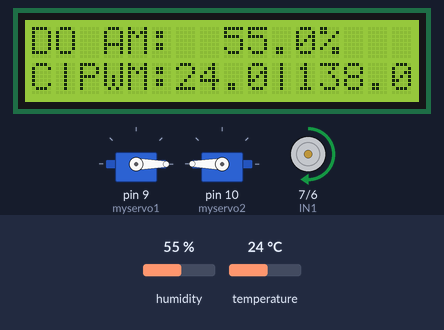
A sketch run on a simulated Arduino Uno, built with avr-gcc and run on an emulated ATmega328P. Parts: 16×2 character LCD, 2 × servo, motor-driver pin pairs drawn as motors (green arrow = first pin HIGH = forward, orange = second pin HIGH = backward, longer = more drive, scaled by the enable pin). Inputs (shaded band) come from the test bench; at power-on: temperature 24 °C, humidity 55 %. What the sketch prints to the serial monitor is not drawn.

Above: at 1.2 s.
1.3 s: temperature set to 41 °C
At 3.5 s:
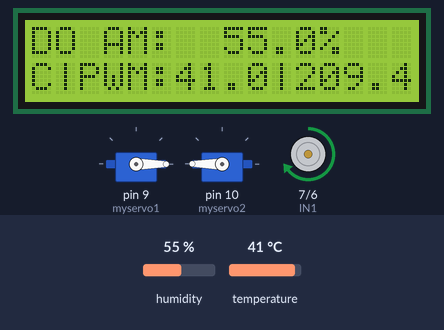
5.2 s: humidity set to 78 %
At 8.4 s:
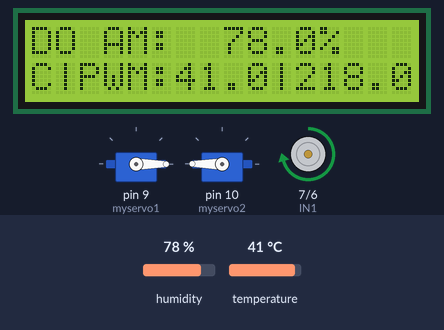
8.7 s: humidity set to 81 %
At 11.9 s:
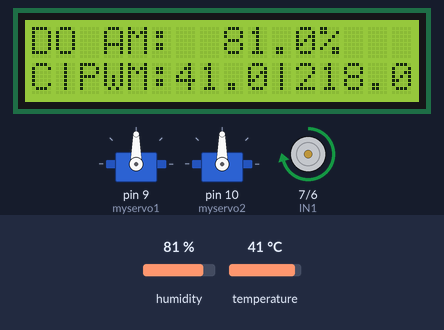
12.9 s: temperature set to 12 °C
At 15.6 s:
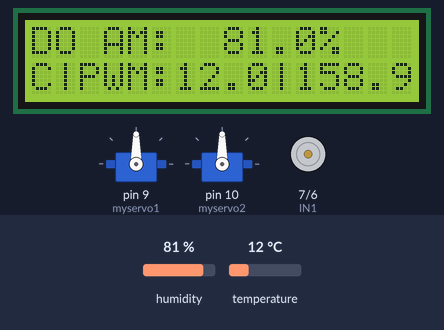
17.8 s: humidity set to 42 %
At 21.4 s:
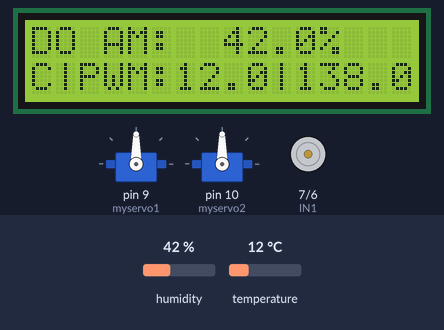
22.0 s: humidity set to 39 %
At 25.4 s:
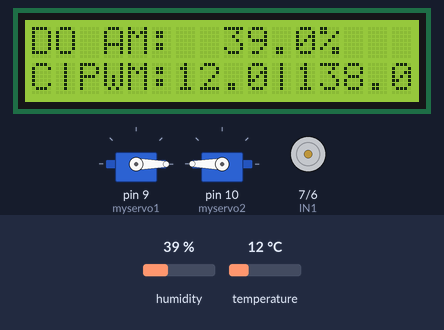
Timing chart, 0 to 26.9 s (numbered marks = the images above; inputs shaded):
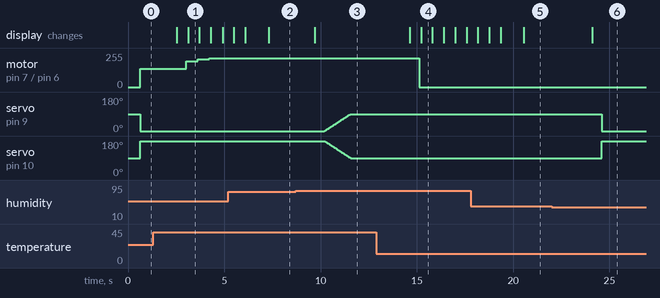

The sketch:

smartclass.ino
```cpp
#include <Servo.h>
#include <Wire.h>
#include <LiquidCrystal_I2C.h>
LiquidCrystal_I2C lcd(0x27,16,2);
#include <DHT.h>

//khai báo tên servo
Servo myservo1;
Servo myservo2;

//định nghĩa các chấn motor
#define IN1 7
#define IN2 6
#define ENA 3

//khai báo biến toàn cục
float doam;
float doC;
float doF;
float pwm;
float hi;

//Khai bao pid
float pre_pid=0;
float previous_error = 0;
float kp=5;
float kd=1;
float ki=0;
float setpoint=25;
float v_goc = 138;

//Servo
int pos1 = 0;
int pos2 = 180;
bool servo1state = false;
bool servo2state = false;
bool servo_dang_chay = false;

const int DHTPIN = 5;//Chân Out của cảm biến nối chân số 5 Arduino
const int DHTTYPE = DHT11;   // Khai báo kiểu cảm biến là DHT11
DHT dht(DHTPIN, DHTTYPE); //Khai báo thư viện chân cảm biến và kiểu cảm biến

//set up linh kiện
void setup()
{

  Serial.begin(9600);
  //setup DHT11 và LCD1602
  dht.begin(); //Khởi động cảm biến

  lcd.init(); //Khởi động LCD
  lcd.backlight(); //Mở đèn
  lcd.setCursor(0,0);
  lcd.print("DO AM:");
  lcd.setCursor(0,1);
  lcd.print("C|PWM: ");

  //set up motor quạt
  pinMode(ENA , OUTPUT );
  pinMode( IN1 , OUTPUT );
  pinMode( IN2 , OUTPUT );

  //set up servo
  myservo1.attach(9);
  myservo2.attach(10);

}


float tinh_pid(float setpoint, float doC) {
  float error = doC - setpoint;

  // nếu thấp hơn setpoint → giảm quạt nhanh
  if (error < 0) {
    pre_pid *= 0.8;
    previous_error = error;
    return pre_pid;
  }

  // deadband (chỉ áp dụng khi phía trên)
  if (error < 0.7) {
    pre_pid *= 0.9;
    previous_error = error;
    return pre_pid;
  }

  float derivative = error - previous_error;
  float pid = kp * error + kd * derivative;

  // làm mượt
  pid = 0.7 * pre_pid + 0.3 * pid;

  previous_error = error;
  pre_pid = pid;

  return pid;
}

//hàm in ra màn hình LCD độ ẩm và nhiệt độ
void print(){
  doam = dht.readHumidity(); //Đọc độ ẩm

  doC = dht.readTemperature(); //Đọc nhiệt độ C

  pwm = constrain ( tinh_pid(setpoint,doC), -128, 127 );
  //float finalpwm = constrain( pwm , 0 , 255 );

  // Kiểm tra cảm biến có hoạt động hay không
  if (isnan(doam) || isnan(doC) )
  {
    Serial.println("Không có giá trị trả về từ cảm biến DHT");
    return;
  }

  Serial.print("Độ ẩm: ");
  Serial.print(doam);
  lcd.setCursor(8,0); //con trỏ vị trí số 8, hiện ô số 9
  lcd.print(doam);
  lcd.setCursor(12,0); //Con trở ở vị trí 12, hiện ô 13
  lcd.print("%");

  Serial.print("%  Nhiệt độ: ");
  Serial.print(doC);
  Serial.print("°C | ");
  Serial.print("pwm:");
  Serial.print( pwm );
  Serial.print(" v moi: ");
  Serial.print (v_goc + pwm);
  Serial.println();
  lcd.setCursor(6,1); //con trỏ cột 8 dòng 2
  lcd.print(doC);
  lcd.setCursor(10,1); // con trỏ cột 11 dòng 2
  lcd.print("|");
  lcd.setCursor(11,1);
  lcd.print(pwm + v_goc);
  // In trạng thái servo
  Serial.print("Servo: ");
  if (servo1state) {
    Serial.print("Servo1 MO ");
  }
  else{
    Serial.print("Servo1 DONG ");
  }
  if (servo2state) {
    Serial.print("Servo2 MO ");
  }
  else{
    Serial.print("Servo2 DONG ");
  }
  Serial.println();

  delay(500);
}

//xoay servo
void servo_dieu_khien(){
  if ( doam >= 80 && !servo1state && !servo2state && doC >= 31 ){
    while ( pos1 <= 90 && pos2 >= 90 ){
      myservo1.write(pos1);
      myservo2.write(pos2);
      pos1++;
      pos2--;
      delay(15);
    }
    servo1state = true;
    servo2state = true;
    Serial.println("servo1 mo");
    Serial.println("servo2 mo");
  }

  else if ( doam <= 40 && servo1state && servo2state && doC <= 25 ){
    while( pos1 <= 90 && pos2 >= 90){
      myservo1.write(pos1);
      myservo2.write(pos2);
      pos1--;
      pos2++;
      delay(15);
    }
    servo1state = false;
    servo2state = false;
    Serial.println("servo1 dong");
    Serial.println("servo2 dong");
  }

  if (!servo_dang_chay) {
    if (servo2state && servo1state){
      myservo1.write(90);  // Giữ ở 90° nếu đang mở
      myservo2.write(90);
    }
    else{
      myservo1.write(0);   // Giữ ở 0° nếu đang đóng
      myservo2.write(180);
    }
  }
}


//hàm motor xoay theo PID
void motor_xoay (int pwm ) {
  digitalWrite(IN1 , HIGH);
  digitalWrite(IN2 , LOW);
  analogWrite(ENA, v_goc + pwm);
}

//hàm motor dừng
void motor_dung(){
  digitalWrite( IN1 , LOW );
  digitalWrite( IN2 , LOW );
}

void loop()
{
  print();
  if ( doC < 24 ){
    motor_dung();
  }
  else {
    motor_xoay(pwm);
  }
  servo_dieu_khien();
  delay(50);
}
```

Measured:
- the behaviour switches between 79 and 80 % on humidity (found by bisection; images 2 and 3)
- the behaviour switches between 41 and 40 % on humidity (found by bisection; images 5 and 6)
- after the input at 1.3 s, motor on pin 7 (IN1) / pin 6 (IN2): forward 138/255 → forward 193/255 after 1.7 s, → forward 209/255 0.59 s later, → forward 215/255 0.59 s later, → forward 216/255 0.59 s later; the display: first changes after 1.2 s (image 1 shows a later state)
- after the input at 8.7 s, servo on pin 9 (myservo1): moves from 0° to 90° over 1.4 s, starting after 1.5 s; servo on pin 10 (myservo2): moves from 180° to 90° over 1.4 s, starting after 1.5 s; the display: changes after 0.99 s (image 3)
- after the input at 12.9 s, motor on pin 7 (IN1) / pin 6 (IN2): forward 217/255 → stopped after 2.2 s; the display: first changes after 1.7 s (image 4 shows a later state)
- after the input at 22.0 s, servo on pin 9 (myservo1): 90° → 0° after 2.6 s; servo on pin 10 (myservo2): 90° → 180° after 2.6 s; the display: changes after 2.1 s (image 6)
- what the display in image 1 shows lasts 0.6 s, from 3.1 s to 3.7 s
